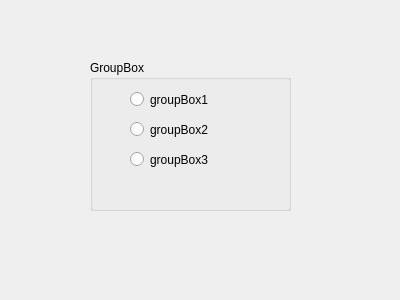
<?xml version="1.0" encoding="UTF-8"?>
<ui version="4.0">
 <class>Dialog</class>
 <widget class="QDialog" name="Dialog">
  <property name="geometry">
   <rect>
    <x>0</x>
    <y>0</y>
    <width>400</width>
    <height>300</height>
   </rect>
  </property>
  <property name="windowTitle">
   <string>Dialog</string>
  </property>
  <widget class="QGroupBox" name="groupBox">
   <property name="geometry">
    <rect>
     <x>90</x>
     <y>60</y>
     <width>201</width>
     <height>151</height>
    </rect>
   </property>
   <property name="title">
    <string>GroupBox</string>
   </property>
   <widget class="QRadioButton" name="groupBox_rad1">
    <property name="geometry">
     <rect>
      <x>40</x>
      <y>30</y>
      <width>108</width>
      <height>19</height>
     </rect>
    </property>
    <property name="text">
     <string>groupBox1</string>
    </property>
   </widget>
   <widget class="QRadioButton" name="groupBox_rad2">
    <property name="geometry">
     <rect>
      <x>40</x>
      <y>60</y>
      <width>108</width>
      <height>19</height>
     </rect>
    </property>
    <property name="text">
     <string>groupBox2</string>
    </property>
   </widget>
   <widget class="QRadioButton" name="groupBox_rad3">
    <property name="geometry">
     <rect>
      <x>40</x>
      <y>90</y>
      <width>108</width>
      <height>19</height>
     </rect>
    </property>
    <property name="text">
     <string>groupBox3</string>
    </property>
   </widget>
  </widget>
 </widget>
 <resources/>
 <connections/>
</ui>
